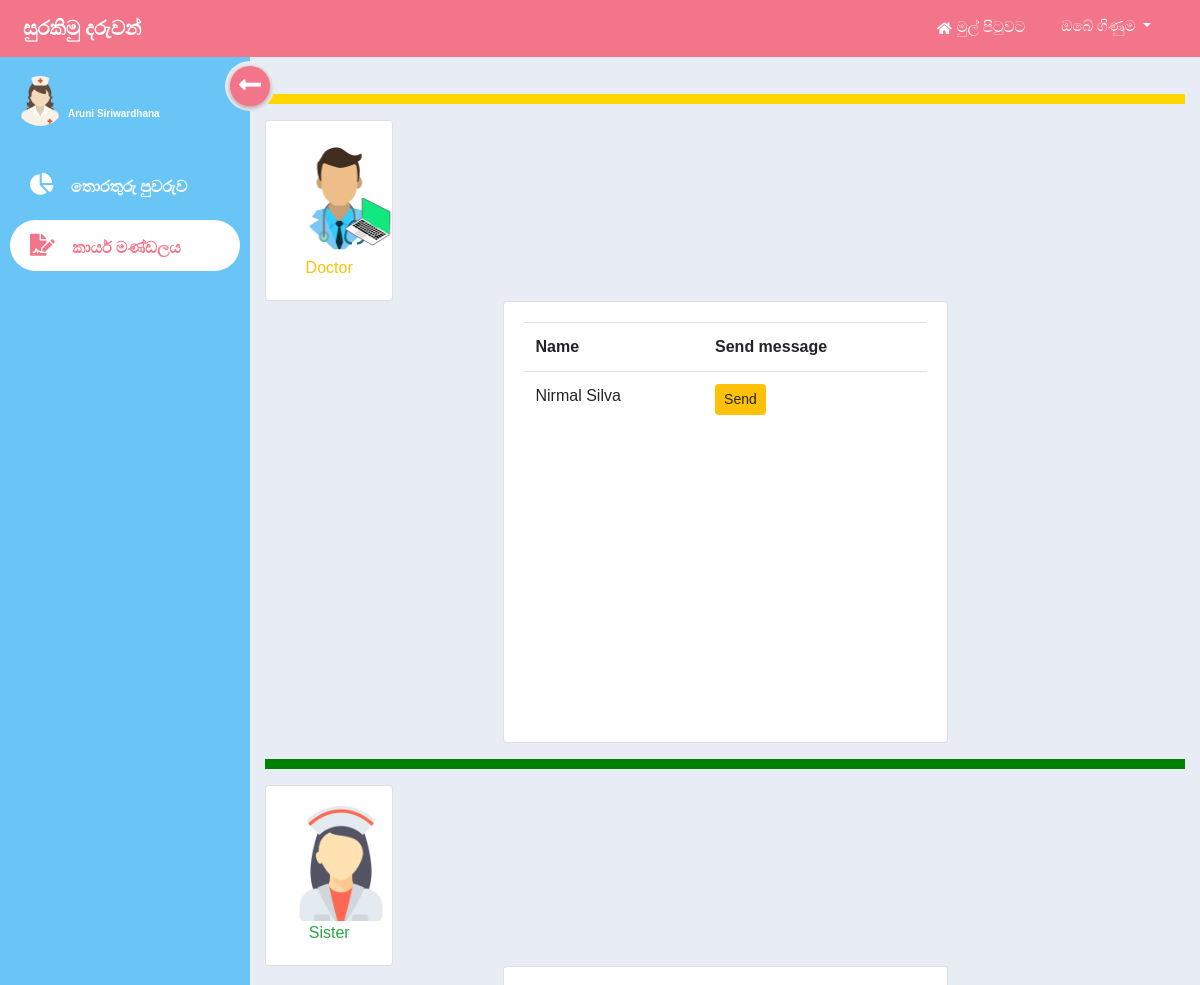
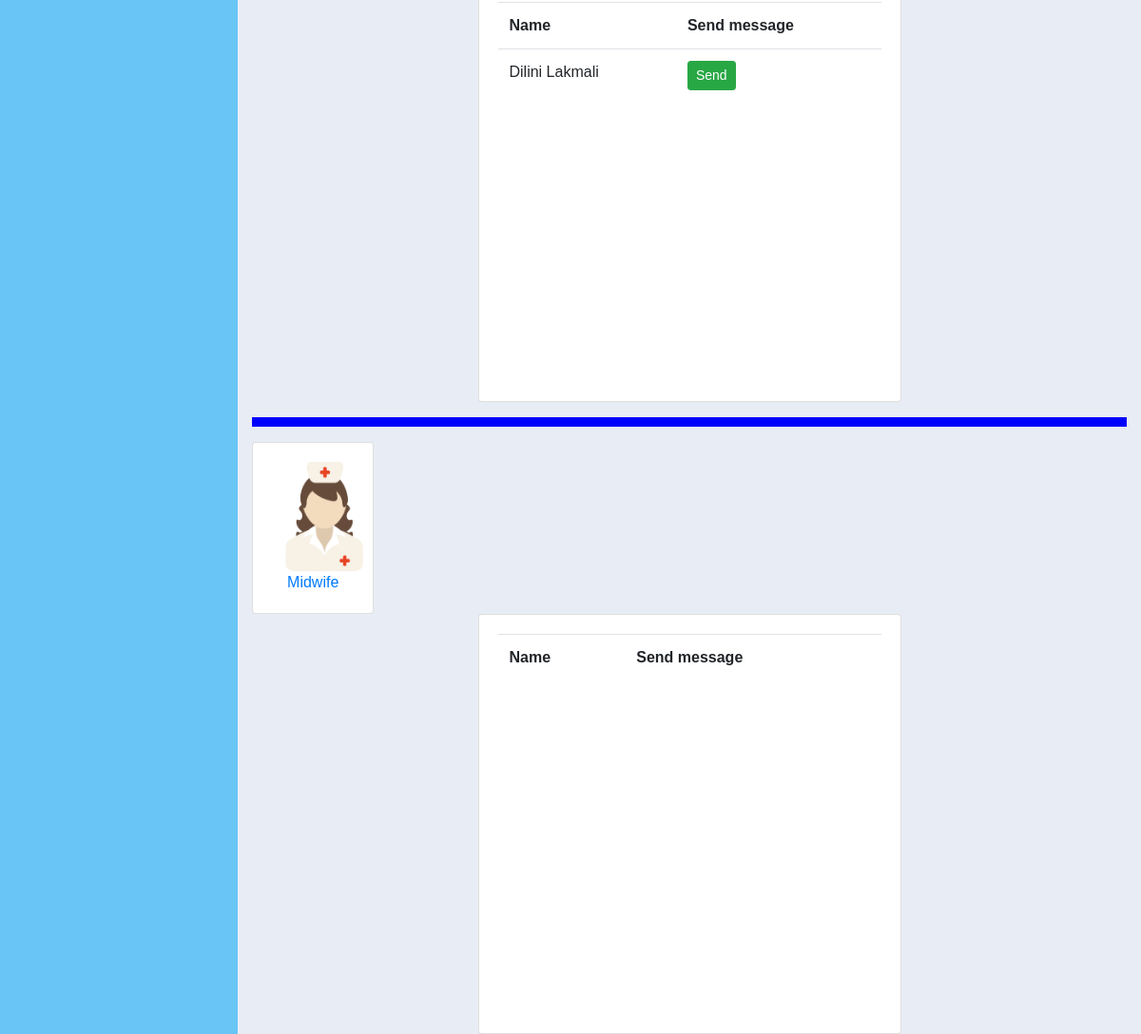
Screenshot of /pages/midwife/mid-contact-staff.php (signed in) with the database file from the repository (2 pictures, top to bottom).
### tables this page shows
CREATE TABLE `midwife` (
  `midwife_id` varchar(50) NOT NULL,
  `midwife_name` varchar(50) DEFAULT NULL,
  `midwife_area` varchar(50) DEFAULT NULL,
  `midwife_moh_division` int(11) DEFAULT NULL
);

CREATE TABLE `doctor` (
  `doctor_id` varchar(50) NOT NULL,
  `doctor_name` varchar(50) DEFAULT NULL,
  `doctor_division` varchar(30) DEFAULT NULL,
  `doctor_moh_division` int(11) DEFAULT NULL
);

CREATE TABLE `sister` (
  `sister_id` varchar(50) NOT NULL,
  `sister_name` varchar(50) DEFAULT NULL,
  `sister_division` varchar(30) DEFAULT NULL,
  `sister_moh_division` int(11) DEFAULT NULL
);

### pages/midwife/mid-contact-staff.php (the view, shortened to what this page needs)
<?php
include('../../php/basic/connection.php');
?>
<!doctype html>
<html lang="en">
<head>
    <?php
    include('../../inc/basic/include-dashboard-css.php');
    ?>
    <link rel="stylesheet" href="/pages/midwife/css/mid-inbox-style.css">
</head>
<body>
    <div class="wrapper">
        <?php include('inc/top-navbar.php'); ?>
        <div class="main-body">
            <div class="sidebar-menu">
                <div class="inner-sidebar-menu">
                    <div class="user-area pb-2 mb-3">
                        <img src="/pages/midwife/img/midwife.png" width="50" class="rounded-circle">
                        <?php
                        $query1 = "SELECT * FROM midwife WHERE midwife_id='".$_SESSION['midwife_id']."'";
                        $result1= mysqli_query($conn,$query1);
                        $row=mysqli_fetch_assoc($result1);
                        ?>
                        <a href="#"> <span><?php echo $row['midwife_name'];?></span> </a>
                    </div>
                    <ul>
                        <li>
                            <a href="/midwife/dashboard" class="text-uppercase">
                                <span class="icon">
                                    <i class="fas fa-chart-pie" aria-hidden="true"></i>
                                </span>
                                <span class="list">තොරතුරු පුවරුව</span>
                            </a>
                        </li>
                        <li>
                            <a href="/midwife/contact-staff" class="text-uppercase active">
                                <span class="icon">
                                    <i class="fas fa-file-signature" aria-hidden="true"></i>
                                </span>
                                <span class="list">කාර්ය මණ්ඩලය</span>
                            </a>
                        </li>
                    </ul>
                    <div class="hamburger">
                        <div class="inner-hamburger">
                            <span class="arrow">
                                <i class="fas fa-long-arrow-alt-left" aria-hidden="true"></i>
                            </span>
                        </div>
                    </div>
                </div>
            </div>
            <div class="content">
               <div class="container">
                    <div class="row d-flex justify-content-center">
                        <div class="col-12 col-sm-12 col-md-12 col-lg-12 col-xl-12">
                            <hr style="border: none; border-bottom: 10px solid gold;">
                        </div>
                    </div>
                    <div class="row d-flex justify-content-center">
                        <div class="col-8 col-sm-8 col-md-4 col-lg-2 col-xl-2">
                        <div class="card">
                        <div class="card-body">
                            <img src="/pages/midwife/img/doctor.png" alt="doctor" width="110px" height="115px">
                            <figcaption  class=" text-center text-warning">Doctor</figcaption>
                        </div>
                        </div>
                        </div>
                        <div class="col-10 col-sm-10 col-md-10 col-lg-10 col-xl-10">
                            <br>
                        </div>
                    </div>
                    <div class="row d-flex justify-content-center">
                        <div class="col-12 col-sm-12 col-md-6 col-lg-6 col-xl-6">
                            <div class="card">
                                <div class="card-body">
                                    <div class="b_table">
                                        <table class="table" >
                                            <tr>
                                                <th>Name</th>
                                                <th>Send message</th>
                                            </tr>
                                                    <?php
                                                    include "php/selectdb.php";
                                                        $sql00="SELECT midwife_moh_division FROM midwife WHERE midwife_id='".$_SESSION['midwife_id']."'";
                                                        $take00=mysqli_query($conn,$sql00);
                                                        $row00=mysqli_fetch_assoc($take00);
                                                        $sql01="SELECT doctor_name,doctor_id FROM doctor WHERE doctor_moh_division='".$row00['midwife_moh_division']."'";
                                                        $take01=mysqli_query($conn,$sql01);
                                                        while($row01=mysqli_fetch_assoc($take01)){
                                                            $dId=$row01['doctor_id'];
                                                            echo "<tr>";
                                                            echo "<td>". $row01['doctor_name']."</td>";
                                                            echo  "<td>";
                                                            echo  "<input type='button' name='smsDoctor' class='btn btn-warning btn-sm' id='sendDataDoctor' data-toggle='modal' href='#doctorSMS' data-id='".$dId."' value='Send'>";
                                                    echo  "</td>";
                                                    echo  "</tr>";
                                                        }
                                                    ?>
                                        </table>
                                    </div>
                                </div>
                            </div>
                        </div>
                    </div>
                    <div class="row d-flex justify-content-center">
                        <div class="col-12 col-sm-12 col-md-12 col-lg-12 col-xl-12">
                            <hr style="border: none; border-bottom: 10px solid green;">
                        </div>
                    </div>
                    <div class="row d-flex justify-content-center">
                        <div class="col-8 col-sm-8 col-md-4 col-lg-2 col-xl-2">
                        <div class="card">
                        <div class="card-body">
                            <img src="/pages/midwife/img/sister.png" alt="sister" width="110px" height="115px">
                            <figcaption  class=" text-center text-success">Sister</figcaption>
                        </div>
                        </div>
                        </div>
                        <div class="col-10 col-sm-10 col-md-10 col-lg-10 col-xl-10">
                            <br>
                        </div>
                    </div>
                    <div class="row d-flex justify-content-center">
                        <div class="col-12 col-sm-12 col-md-6 col-lg-6 col-xl-6">
                            <div class="card">
                                <div class="card-body">
                                    <div class="b_table">
                                        <table class="table" >
                                            <tr>
                                                <th>Name</th>
                                                <th>Send message</th>
                                            </tr>
                                                    <?php
                                                    include "php/selectdb.php";
                                                        $sql00="SELECT midwife_moh_division FROM midwife WHERE midwife_id='".$_SESSION['midwife_id']."'";
                                                        $take00=mysqli_query($conn,$sql00);
                                                        $row00=mysqli_fetch_assoc($take00);
                                                        $sql01="SELECT sister_name,sister_id FROM sister WHERE sister_moh_division='".$row00['midwife_moh_division']."'";
                                                        $take01=mysqli_query($conn,$sql01);
                                                        while($row01=mysqli_fetch_assoc($take01)){
                                                            $sId=$row01['sister_id'];
                                                            echo "<tr>";
                                                            echo "<td>". $row01['sister_name']."</td>";
                                                            echo  "<td>";
                                                            echo  "<input type='button' name='smsSister' class='btn btn-success btn-sm' id='sendDataSister' data-toggle='modal' href='#sisterSMS' data-id='".$sId."' value='Send'>";
                                                        echo  "</td>";
                                                        echo  "</tr>";
                                                        }
                                                    ?>
                                        </table>
                                    </div>
                                </div>
                            </div>
                        </div>
                    </div>
                    <div class="row d-flex justify-content-center">
                        <div class="col-12 col-sm-12 col-md-12 col-lg-12 col-xl-12">
                            <hr style="border: none; border-bottom: 10px solid blue;">
                        </div>
                    </div>
                    <div class="row d-flex justify-content-center">
                        <div class="col-8 col-sm-8 col-md-4 col-lg-2 col-xl-2">
                        <div class="card">
                        <div class="card-body">
                            <img src="/pages/midwife/img/midwife.png" alt="midwife" width="110px" height="115px">
                            <figcaption  class=" text-center text-primary">Midwife</figcaption>
                        </div>
                        </div>
                        </div>
                        <div class="col-10 col-sm-10 col-md-10 col-lg-10 col-xl-10">
                            <br>
                        </div>
                    </div>
                    <div class="row d-flex justify-content-center">
                        <div class="col-12 col-sm-12 col-md-6 col-lg-6 col-xl-6">
                            <div class="card">
                                <div class="card-body">
                                    <div class="b_table">
                                        <table class="table" >
                                            <tr>
                                                <th>Name</th>
                                                <th>Send message</th>
                                            </tr>
                                        </table>
                                    </div>
                                </div>
                            </div>
                        </div>
                    </div>
               </div>
            </div>
        </div>
    </div>
</body>
</html>

### assets/css/dashboard-style.css (style rules this page uses)
* { margin: 0; padding: 0; list-style: none; text-decoration: none; box-sizing: border-box; font-family: 'Montserrat', sans-serif; }
body { background: #e8edf5; width: 100%; height: 100%; }
.sidebar-menu { position: fixed; top: 56px; left: 0; background: #69c5f6; width: 250px; height: 100%; transition: all 0.3s linear; z-index: 2; }
.inner-sidebar-menu { position: relative; padding-top: 60px; }
.user-area { margin-top: -50px; padding: 10px 15px; display: flex; max-height: 68px; }
.user-area img { width: 50px; height: 50px; }
.user-area a { font-family: 'Poppins'; text-decoration: none; color: #fff; font-size: 10px; margin-top: 30px; margin-left: 3px; }
.user-area a span { font-family: 'Montserrat', sans-serif; font-weight: bold; }
.inner-sidebar-menu ul { margin-top: 25px; }
.inner-sidebar-menu ul li a { color: white; padding: 9px 20px; display: block; white-space: nowrap; text-decoration: none; margin: 10px; outline: none; }
.inner-sidebar-menu ul li a .list { font-family: 'yaldevicolombo'; font-size: 16px; font-weight: bold; margin-left: 5px; }
.inner-sidebar-menu ul li a span { display: inline-block; }
.inner-sidebar-menu ul li a .icon { margin-right: 8px; font-size: 22px }
.inner-sidebar-menu ul li a.active { background: #fff; border-radius: 30px; color: #f3758a; }
.hamburger { position: absolute; top: 5px; right: -25px; width: 50px; height: 50px; background: #e8edf5; border-radius: 50%; cursor: pointer; }
.inner-hamburger, .arrow { position: absolute; top: 50%; left: 50%; transform: translate(-50%,-50%); }
.inner-hamburger { width: 40px; border-radius: 50%; height: 40px; background: #f3758a; box-shadow: 0 2px 5px 0 rgba(0,0,0,.2),0 1px 6px -2px rgba(244,67,54,.6); }
.arrow { color: #fff; font-size: 25px; }
.content { width: calc(100% - 250px); margin-left: 250px; margin-top: 58px; padding-top: 20px; transition: all 0.3s linear; }

### pages/midwife/css/mid-inbox-style.css (style rules this page uses)
.b_table { overflow: auto; height: 400px; }

### rows the page displays
midwife: midwife_name "Aruni Siriwardhana"
doctor: doctor_name "Nirmal Silva"
sister: sister_name "Dilini Lakmali"
